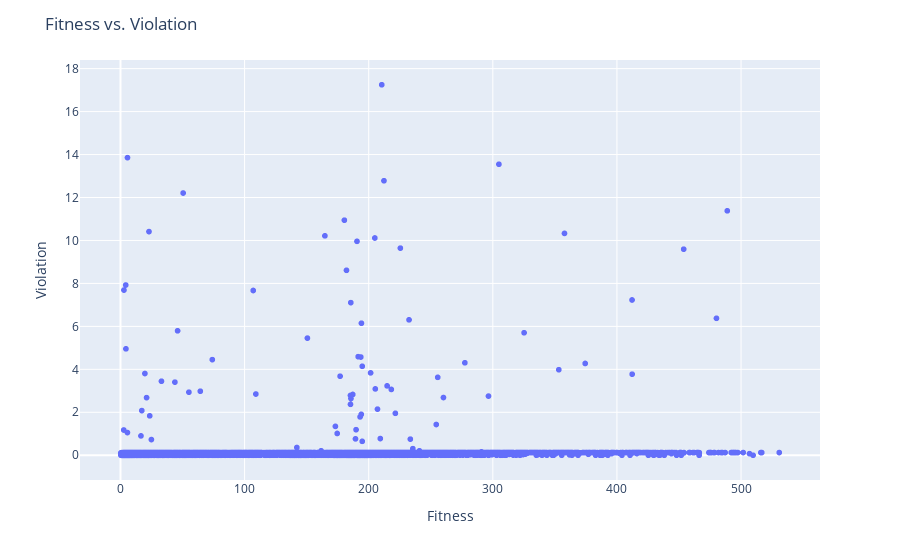
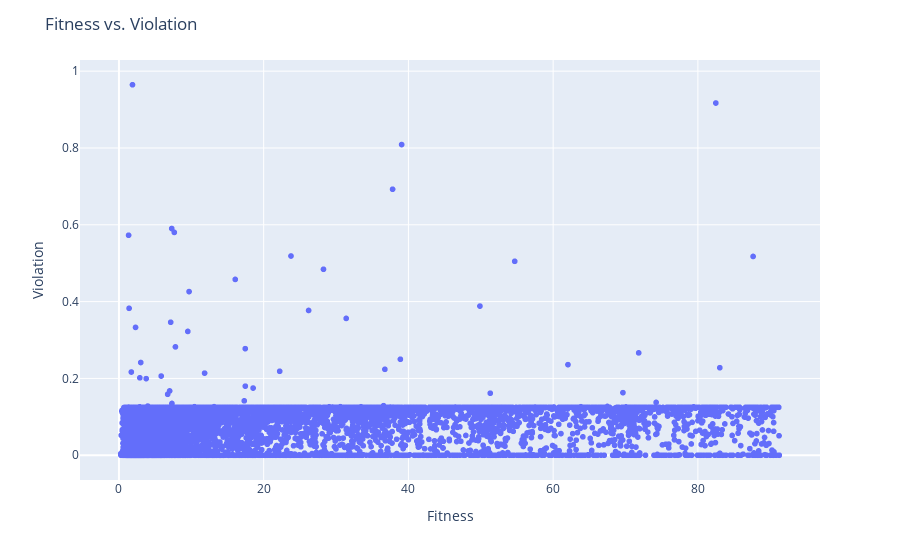
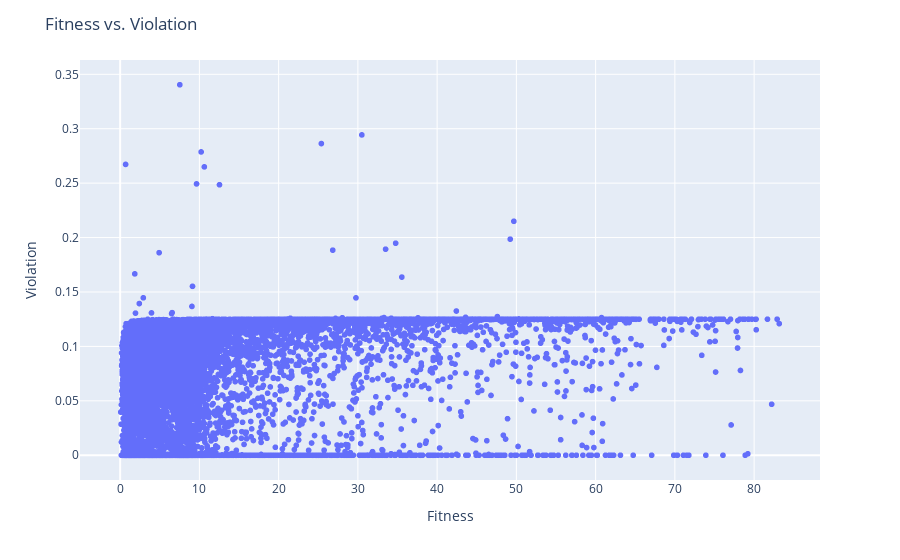
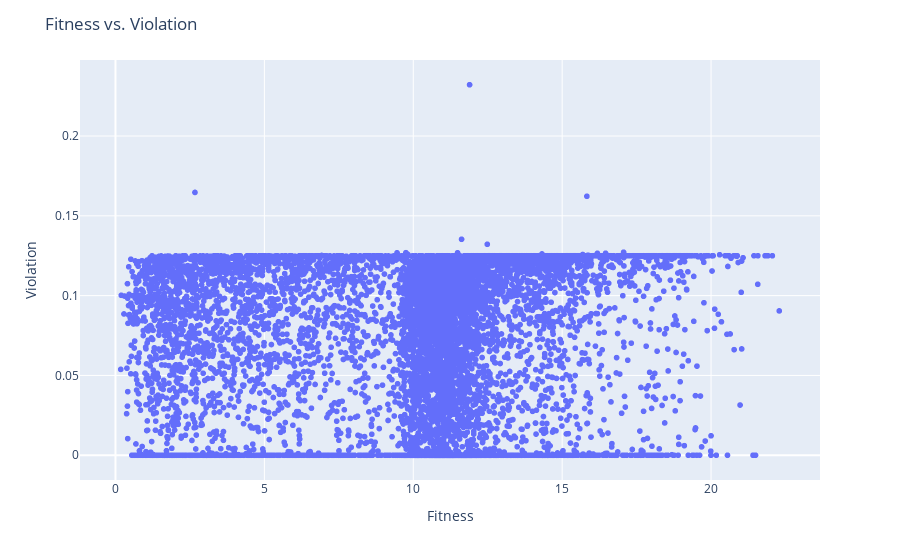

The cell these charts' notebook holds for them, in order:
### Code cell
from landscape_analysis_toolbox.constrained_landscape_features import (
    ConstrainedLandscapeFeatures,
)
from distribution_optimization_py.constrained_landscape_analysis import (
    DistributionOptimizationProblem,
)
from distribution_optimization_py.datasets import DATASETS, Dataset
import pandas as pd
import numpy as np

dataset_name_to_features_df: dict[str, pd.DataFrame] = {}
for dataset in DATASETS:
    problem = DistributionOptimizationProblem(
        data=dataset.data, nr_of_modes=dataset.nr_of_modes
    )
    feature_calculator = ConstrainedLandscapeFeatures(
        bounds=problem.get_bounds(),
        fitness=lambda x: problem.fitness(x),
        violation=lambda x: problem.violation(x),
        sampler=lambda sample_size, _: np.array(
            [problem.initialize() for _ in range(sample_size)]
        ),
    )
    print(dataset.name)
    feature_calculator.plot_fitness_validation()
    dataset_name_to_features_df[dataset.name] = feature_calculator.compute_features()

### Figure 1 — Plotly figure (JSON) as saved in the notebook; plotly's stock layout.template omitted (floating-point values rounded to 4 significant figures; data arrays with more than 128 entries replaced by an {"elided": "..."} marker saying what was removed)
{"data": [{"hovertemplate": "fitness=%{x}<br>violation=%{y}<extra></extra>", "legendgroup": "", "marker": {"color": "#636efa", "symbol": "circle"}, "mode": "markers", "name": "", "showlegend": false, "type": "scattergl", "x": {"elided": "9000 float values"}, "xaxis": "x", "y": {"elided": "9000 float values"}, "yaxis": "y"}], "layout": {"legend": {"tracegroupgap": 0}, "margin": {"t": 60}, "title": {"text": "Fitness vs. Violation"}, "xaxis": {"anchor": "y", "domain": [0, 1], "title": {"text": "Fitness"}}, "yaxis": {"anchor": "x", "domain": [0, 1], "title": {"text": "Violation"}}}}

### Figure 2 — Plotly figure (JSON) as saved in the notebook; plotly's stock layout.template omitted (floating-point values rounded to 4 significant figures; data arrays with more than 128 entries replaced by an {"elided": "..."} marker saying what was removed)
{"data": [{"hovertemplate": "fitness=%{x}<br>violation=%{y}<extra></extra>", "legendgroup": "", "marker": {"color": "#636efa", "symbol": "circle"}, "mode": "markers", "name": "", "showlegend": false, "type": "scattergl", "x": {"elided": "9000 float values"}, "xaxis": "x", "y": {"elided": "9000 float values"}, "yaxis": "y"}], "layout": {"legend": {"tracegroupgap": 0}, "margin": {"t": 60}, "title": {"text": "Fitness vs. Violation"}, "xaxis": {"anchor": "y", "domain": [0, 1], "title": {"text": "Fitness"}}, "yaxis": {"anchor": "x", "domain": [0, 1], "title": {"text": "Violation"}}}}

### Figure 3 — Plotly figure (JSON) as saved in the notebook; plotly's stock layout.template omitted (floating-point values rounded to 4 significant figures; data arrays with more than 128 entries replaced by an {"elided": "..."} marker saying what was removed)
{"data": [{"hovertemplate": "fitness=%{x}<br>violation=%{y}<extra></extra>", "legendgroup": "", "marker": {"color": "#636efa", "symbol": "circle"}, "mode": "markers", "name": "", "showlegend": false, "type": "scattergl", "x": {"elided": "9000 float values"}, "xaxis": "x", "y": {"elided": "9000 float values"}, "yaxis": "y"}], "layout": {"legend": {"tracegroupgap": 0}, "margin": {"t": 60}, "title": {"text": "Fitness vs. Violation"}, "xaxis": {"anchor": "y", "domain": [0, 1], "title": {"text": "Fitness"}}, "yaxis": {"anchor": "x", "domain": [0, 1], "title": {"text": "Violation"}}}}

### Figure 4 — Plotly figure (JSON) as saved in the notebook; plotly's stock layout.template omitted (floating-point values rounded to 4 significant figures; data arrays with more than 128 entries replaced by an {"elided": "..."} marker saying what was removed)
{"data": [{"hovertemplate": "fitness=%{x}<br>violation=%{y}<extra></extra>", "legendgroup": "", "marker": {"color": "#636efa", "symbol": "circle"}, "mode": "markers", "name": "", "showlegend": false, "type": "scattergl", "x": {"elided": "9000 float values"}, "xaxis": "x", "y": {"elided": "9000 float values"}, "yaxis": "y"}], "layout": {"legend": {"tracegroupgap": 0}, "margin": {"t": 60}, "title": {"text": "Fitness vs. Violation"}, "xaxis": {"anchor": "y", "domain": [0, 1], "title": {"text": "Fitness"}}, "yaxis": {"anchor": "x", "domain": [0, 1], "title": {"text": "Violation"}}}}
